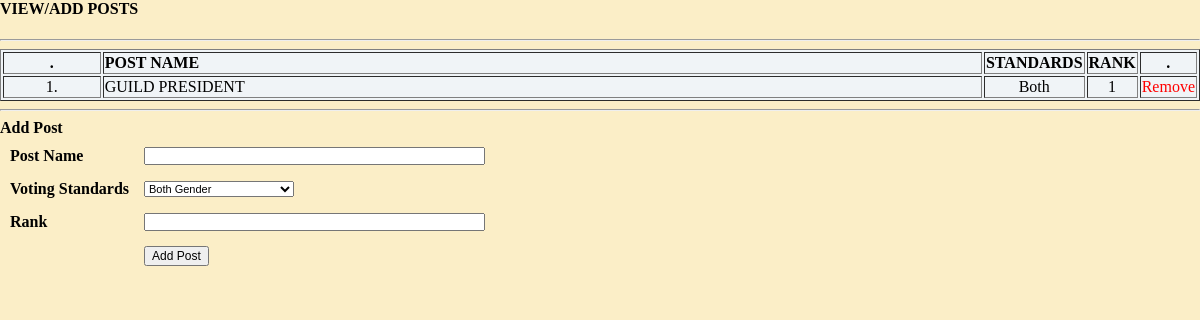
/Post/AddPost.php, run on the app's committed database.
### tables this page shows
CREATE TABLE `posts` (
  `PostID` tinyint(3) unsigned NOT NULL AUTO_INCREMENT,
  `PostName` varchar(45) NOT NULL,
  `Rank` tinyint(3) unsigned NOT NULL DEFAULT '0',
  `Standard` char(15) NOT NULL DEFAULT 'Both',
  PRIMARY KEY (`PostID`)
);

### Post/AddPost.php (the view, shortened to what this page needs)
<link rel="stylesheet" type="text/css" href="../stylesheet.css"/>
<h4>VIEW/ADD POSTS</h4>
<hr>
<?php
	$query = mysql_query('SELECT * FROM Posts ORDER BY Rank ASC');
	if(mysql_num_rows($query) < 1)
		echo "<b style=color:Red font-size:9px>There are no Posts to Display</b>";
	else
	{
		$i = 1;
		echo '<table width=100% border=1 background=../Images/1.jpg>';
		echo '<tr align=center>';
		echo '<th>.</th><th align=left>POST NAME</th><th>STANDARDS</th><th>RANK</th><th>.</th>';
		echo '</tr>';
		while($row = mysql_fetch_row($query))
		{
			echo '<tr  align=center>';
			echo '<td>'.$i.'.</td>';
			echo '<td align=left>'.$row[1].'</td>';
			echo '<td width=25px>'.$row[3].'</td>';
			echo '<td width=10px>'.$row[2].'</td>';
			echo '<td width=10px><a href=AddPost.php?Mode=Del&PostID='.$row[0].'>Remove</a></td>';
			echo '</tr>';
			$i += 1;
		}
		echo '</table>';
	}
?>
<hr>
<b>Add Post</b>
<form method="post" action="<?php $_SERVER['PHP_SELF'];?>">
	<table cellpadding="5" cellspacing="5">
		<tr>
			<td><b>Post Name</b></td>
			<td><input type="text" name="PN" size="50px" style="font-size:11px;"/></td>
		</tr>
		<tr>
			<td><b>Voting Standards</b></td>
			<td>
				<select name="Stan" style="font-size:11px;width:150px;">
					<option value="Both" selected="selected">Both Gender</option>
				</select>
			</td>
		</tr>
		<tr>
			<td><b>Rank</b></td>
			<td><input type="text" name="R" size="50px" style="font-size:11px;"/></td>
		</tr>
		<tr>
			<td><b></b></td>
			<td>
				<input type="submit" name="Reg" value="Add Post" style="font-size:12px;"/>
			</td>
		</tr>
	</table>
</form>

### stylesheet.css (style rules this page uses)
a, a:link, a:visited { text-decoration:none; color:#FF0000; }

### data on the page
posts: PostName "GUILD PRESIDENT", Standard "Both", Rank "1"
